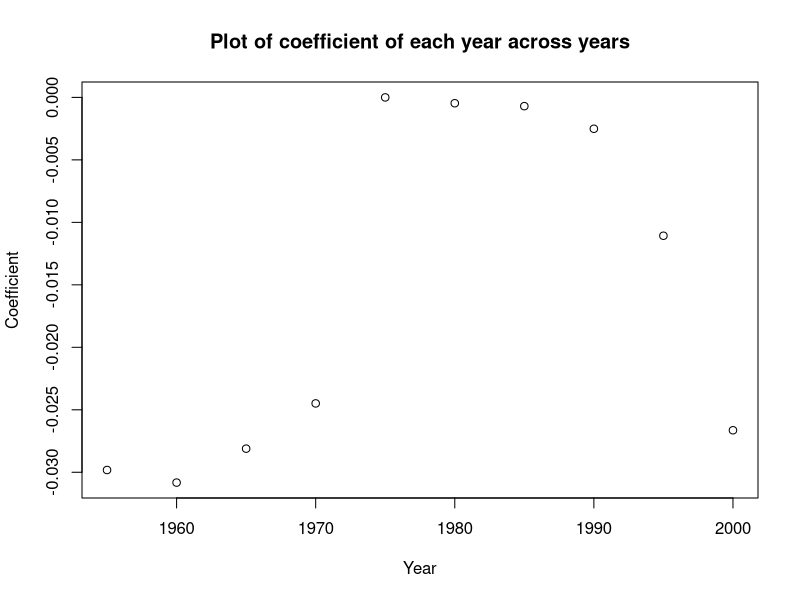

Here is the R script that generated this plot:
## ---- chunk 1
library(knitr)
## ---- chunk 2
data <- read.csv("uval.csv")
## ---- chunk 3
lm.fit.1 <- lm(growth ~ underval + log(gdp), data = data)

kable(coef(summary(lm.fit.1)),
      digits = 5, caption = "Coefficients & Std. Error of linear model")
## ---- chunk 4
lm.fit.2 <- lm(growth ~ underval + log(gdp) + factor(country) + factor(year),
               data = data)

kable(coef(summary(lm.fit.2))[2:3, ],
      digits = 5, caption = "Coefficients & Std. Error of linear model")
## ---- chunk 5
plot(unique(data$year), c(0, coef(lm.fit.2)[182:190]),
     xlab = "Year", ylab = "Coefficient",
     main = "Plot of coefficient of each year across years")
## ---- chunk 6
lm.r.squareds <- matrix(nrow = 2, ncol = 2)
rownames(lm.r.squareds) <- c("$R^2$", "Adj. $R^2$")
colnames(lm.r.squareds) <- c("Model 1", "Model 2")
lm.r.squareds[, 1] <- with(summary(lm.fit.1), c(r.squared, adj.r.squared))
lm.r.squareds[, 2] <- with(summary(lm.fit.2), c(r.squared, adj.r.squared))

kable(lm.r.squareds, digits = 5,
      caption = "$R^2$ values for each linear model")
## ---- chunk 7
# Taken from textbook chapter 3 page 77
cv.lm <- function(data, formulae, nfolds = 5) {
    data <- na.omit(data)
    formulae <- sapply(formulae, as.formula)
    n <- nrow(data)
    fold.labels <- sample(rep(1:nfolds, length.out = n))
    mses <- matrix(NA, nrow = nfolds, ncol = length(formulae))
    colnames <- as.character(formulae)
    for (fold in 1:nfolds) {
        test.rows <- which(fold.labels == fold)
        train <- data[-test.rows, ]
        test <- data[test.rows, ]
        for (form in 1:length(formulae)) {
            current.model <- lm(formula = formulae[[form]], data = train)
            predictions <- predict(current.model, newdata = test)
            test.responses <- eval(formulae[[form]][[2]], envir = test)
            test.errors <- test.responses - predictions
            mses[fold, form] <- mean(test.errors^2)
        }
    }
    return(colMeans(mses))
}
## ---- chunk 8
loocv.mse <- cv.lm(data, c("growth ~ underval + log(gdp)", "growth ~ underval + log(gdp) + factor(country) + factor(year)"), nfolds = nrow(data))
## ---- chunk 9
names(loocv.mse) <- c("Model 1", "Model 2")
kable(loocv.mse, caption = "$\\hat{MSE}$ of linear models by LOOCV")
